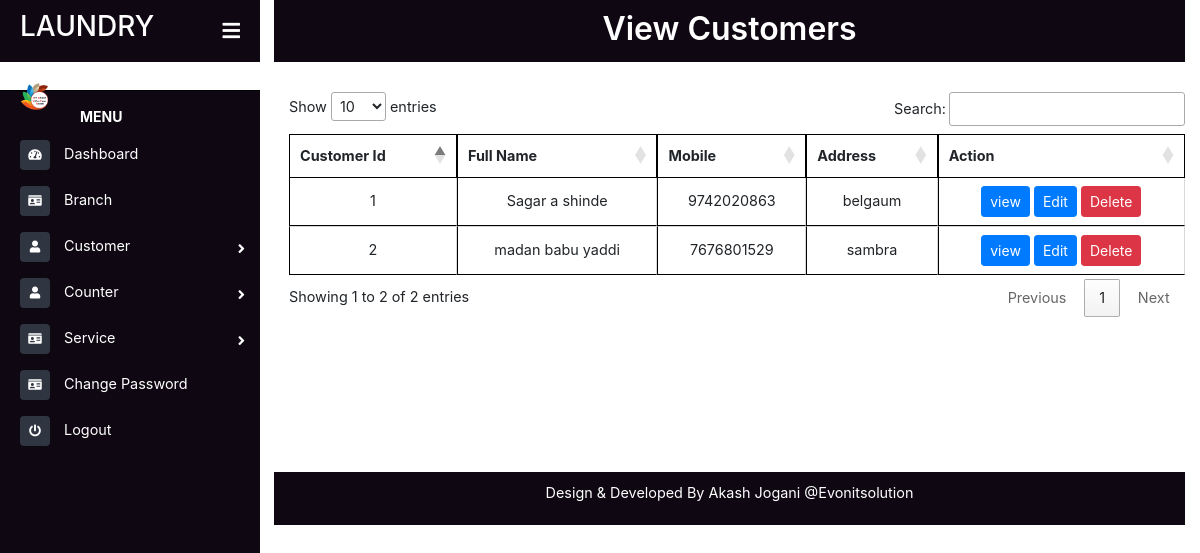
The app's page /DeleveryBoy/cust_view.php with its own data.
### tables this page shows
CREATE TABLE `customer` (
  `cid` int(10) NOT NULL,
  `fname` varchar(20) NOT NULL,
  `mname` varchar(20) NOT NULL,
  `lname` varchar(20) NOT NULL,
  `email` varchar(30) NOT NULL,
  `mobile` varchar(12) NOT NULL,
  `hno` varchar(10) NOT NULL,
  `adds` varchar(50) NOT NULL,
  `land` varchar(20) NOT NULL,
  `city` varchar(20) NOT NULL,
  `state` varchar(20) NOT NULL,
  `zip` varchar(10) NOT NULL,
  `full` varchar(100) NOT NULL
);

### DeleveryBoy/cust_view.php (the view, shortened to what this page needs)
<?php include("sidebar.php");
?>
<link href="assets/css/foms.css" rel="stylesheet">
<div class="page-content container-fluid">
    <div class="footer">
        <div class="d-flex justify-content-center">
             <h2 class="" style=" font-weight: 600">View Customers</h2>
        </div>
        <hr style="margin: 0px;">
    </div>
</div>
<main class="page-content">
    <div class="container">
        <div class="table-responsive" style="overflow-y:scroll; height: 380px; width:80% margin-left: 100px;">
            <table id="example" class="cell-border" style="width:100%">
            <thead>
                <tr>
                    <th>Customer Id</th>
                    <th>Full Name</th>
                    <th>Mobile</th>
                    <th>Address</th>
                    <th>Action</th>
                </tr>
            </thead>
            <tbody>
                <?php
                    $qry="select * from customer";
                    $exc=mysqli_query($conn,$qry);
                    while($row=mysqli_fetch_array($exc)){
                    ?>
                    <tr class="text-center">
                        <td><?php echo $row['cid'] ?></td>
                        <td><?php echo $row['full'] ?></td>
                        <td><?php echo $row['mobile'] ?></td>
                        <td><?php echo $row['adds'] ?></td>
                    <td class="text-center">
                            <a href="add_cust.php?edit1=<?php echo $row['cid']?>"><button class="btn btn-sm btn-primary">view</button> </a>
                            <a href="add_cust.php?edit=<?php echo $row['cid']?>"><button class="btn btn-sm btn-primary">Edit</button> </a>
                            <a onclick="del(<?php echo $row['cid']; ?>)"><button class="btn btn-sm btn-danger deletebutton" type="button">Delete</button></a></td>
                    </tr>
                    <?php
                    }
                ?>
            </tbody>
            </table>
        </div>
    </div>
</main>
<?php include("../footer.php"); ?>

### DeleveryBoy/assets/css/style1.css (style rules this page uses)
* { margin: 0px; padding: 0px; }
body { font-size: 0.9rem; background-color: #ffffff; }
.page-wrapper .sidebar-wrapper, .sidebar-wrapper .sidebar-brand > a, .sidebar-wrapper .sidebar-dropdown > a:after, .sidebar-wrapper .sidebar-menu .sidebar-dropdown .sidebar-submenu li a:before, .sidebar-wrapper ul li a i, .page-wrapper .page-content, .sidebar-wrapper .sidebar-search input.search-menu, .sidebar-wrapper .sidebar-search .input-group-text, .sidebar-wrapper .sidebar-menu ul li a, #show-sidebar, #close-sidebar { -webkit-transition: all 0.3s ease; -moz-transition: all 0.3s ease; -ms-transition: all 0.3s ease; -o-transition: all 0.3s ease; transition: all 0.3s ease; }
@media screen and (min-width: 768px) { .page-wrapper.toggled .page-content { padding-left: 274px; } }
.footer { text-align: center; background: #0f0813; color: #fff; padding: 10px 0px 5px 0px; }

### DeleveryBoy/assets/css/foms.css (style rules this page uses)
table.dataTable.cell-border thead th { border: 1px solid black; }
table.dataTable.cell-border tbody td { border: 1px solid black; }
table.dataTable.cell-border tbody tr td:first-child { border-left: 1px solid black; }
table.dataTable.no-footer { border-bottom: 1px solid white; }
.container { margin-top:30px; }

### records on screen
customer: cid "1", full "Sagar a shinde", mobile "9742020863", adds "belgaum"
customer: cid "2", full "madan babu yaddi", mobile "7676801529", adds "sambra"
